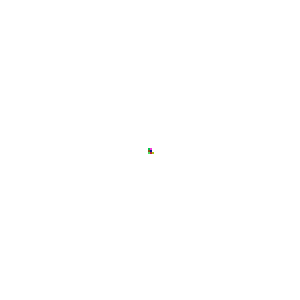
Frame 1 (no input)
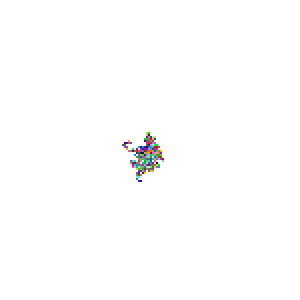
Frame 60 (the mouse pressed at the canvas centre just before this capture)
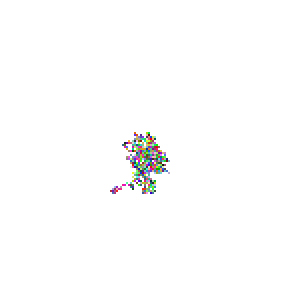
Frame 120 (the mouse held since frame 60 and released just before this capture)

The Processing sketch that drew these frames (run headless with seeded random() and noise(); from frame 60 on, the mouse is pressed at the canvas centre):

// Processing sketch: processing_154831
// ── processing_154831.pde

Walker[] w = new Walker[10];
int spacing = 2;

void setup() {  
  size(300, 300);
  for(int i = 0; i<w.length; i++){ 
    w[i] = new Walker();
  }
  background(255);  

}

void draw() {
  for(int i = 0; i<w.length; i++){   
    w[i].step();
    w[i].display();
  }
}

class Walker {
  int x, y;
  
  Walker() {
    x = width/2;
    y = height/2;
  }
  
  void display() {
    noStroke();
    fill(random(255),random(255),random(255));
    rect(x,y,spacing,spacing);
  }

  void step() {
    if(x>width) x = 0;
    if(y>height) y = 0;
    if(x<0) x = width;
    if(y<0) y = height;
    int stepx = int(random(3))-1;
    int stepy = int(random(3))-1;
    x += stepx * spacing;
    y += stepy * spacing;
    
  }
}
